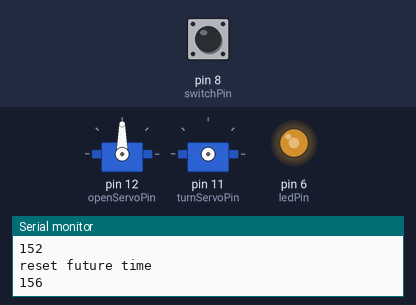
The sketch below on a simulated Arduino Uno, built with avr-gcc and run on an emulated ATmega328P. Parts: 2 × servo, output pins drawn as LEDs (lit = HIGH), the last lines printed to the serial monitor. The test bench sets the inputs (shaded band); at power-on: pin 8 (switchPin) HIGH.

Above: at 1.2 s.
1.3 s: pin 8 (switchPin) pulled LOW for 0.15 s
At 1.66 s:
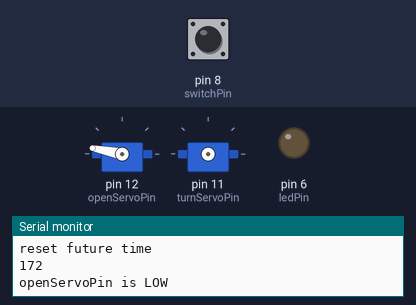
4.3 s: pin 8 (switchPin) pulled LOW for 3.2 s
At 7.16 s:
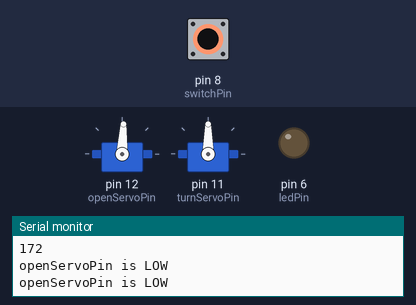
9.0 s: pin 8 (switchPin) pulled LOW for 1 s
At 14.8 s:
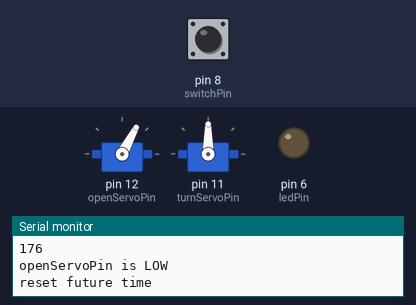
Timing chart, 0 to 16.3 s (numbered marks = the images above; inputs shaded):
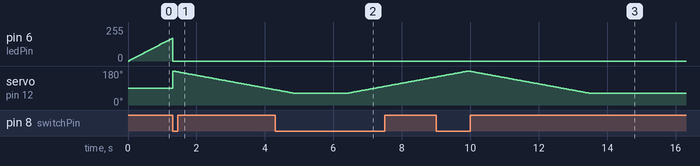

Measured:
- after the input at 9.0 s, pin 6 (ledPin): stops changing and stays 0/255
- by itself, servo on pin 12 (openServoPin): rises from 148° to 180° in 0.93 s, then falls to 62° in 3.5 s

The sketch:

stovePipe1.ino
```cpp
// pin 8 front switch
// pin 9 front led
// pin 11 turn servo left 60 right 110
// pin 12 open servo 62 open 180 close

//NOTE: Servo.attach() disables PWM on pins 9 and 10 even after Servo.detach()

#include <Servo.h>

unsigned long time;
unsigned long futureTime;
boolean fadeUp = true;
int fadeValue = 0;

Servo openServo;  // create servo object to control a servo
int openPos;    // variable to store the servo openPosition
Servo turnServo;  // create servo object to control a servo
int turnPos;    // variable to store the servo openPosition

int switchPin = 8;
int ledPin = 6;
int openServoPin = 12;
int turnServoPin = 11;
boolean hatOpen = false;
boolean hatMoving = false;


void setup() {

  openServo.attach(openServoPin);
  openServo.detach();

  time = millis();
  futureTime = time + 30;
  Serial.begin( 9600 );
  pinMode(switchPin, INPUT_PULLUP);
}

void loop() {
  time = millis();

  //When the hat is open the animation servo, sound and excellerometer are active.
  //This should be non blocking so se can check the open/close switch
  if ( hatOpen == true && (hatMoving == false) ) {
    accelerometer();
    animationServo();
    sound();
  }

  //check the open/close switch, trun LED off and set hatMoving boolean
  if ( digitalRead(switchPin) == LOW && (hatMoving == false) ) {
    Serial.println("openServoPin is LOW ");
    hatMoving = true;
    analogWrite(ledPin, 0);
    openCloseHat();
  }

  //this will reset and trigger every 30ms
  //Used for LED fade
  if (time >= futureTime) {
    Serial.println("reset future time ");
    futureTime = time + 30;
    if ( hatOpen == false && (hatMoving == false) ) {
      fadeLED();
    }
  }
}


void accelerometer(){


}

void sound() {

}

void animationServo(){
  turnServo.attach(turnServoPin);
  if (hatOpen) {
    for(turnPos = 60; turnPos < 110; turnPos += 1) {
      openServo.write(openPos);
      delay(30);
    }
  } else {
    for(turnPos = 110; turnPos>=60; turnPos-=1) {
      openServo.write(openPos);
      delay(30);
    }
  }
  turnServo.detach();
}

void fadeLED() {// fade LED up and down without delay
 if ( fadeUp && (fadeValue <= 251) ){
   fadeValue += 4;
 } else {
   fadeUp = false;
   fadeValue -= 6;
 }
 analogWrite(ledPin, fadeValue);

 if (fadeUp == false && (fadeValue <= 5)){
   fadeUp = true;
 }
 Serial.println(fadeValue);
}

void openCloseHat() {
  //open or close hat, set booleans and detach to save power
  openServo.attach(openServoPin);
  if (hatOpen) {
      for(openPos = 62; openPos < 180; openPos += 1) {
      openServo.write(openPos);
      delay(30);
    }
  } else {
      for(openPos = 180; openPos>=62; openPos-=1) {
      openServo.write(openPos);
      delay(30);
    }
  }
 openServo.detach();
 hatOpen = !hatOpen;
 hatMoving = false;
}
```
